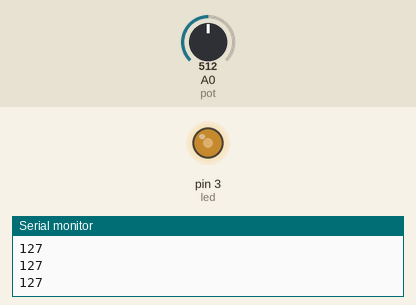
A sketch run on a simulated Arduino Uno, built with avr-gcc and run on an emulated ATmega328P. On the bench: output pins drawn as LEDs (lit = HIGH), the last lines printed to the serial monitor. The inputs (shaded band) are chosen by the test bench; at power-on: A0 (pot) = 512.

Above: at 1.2 s.
1.3 s: A0 (pot) set to 716
At 2.0 s:
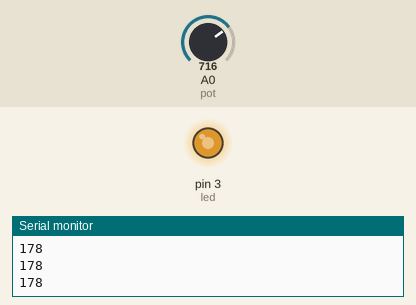
2.8 s: A0 (pot) set to 900
At 3.3 s:
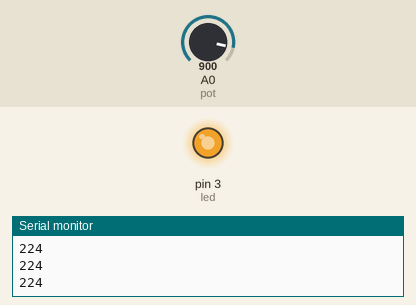
4.3 s: A0 (pot) set to 122
At 5.5 s:
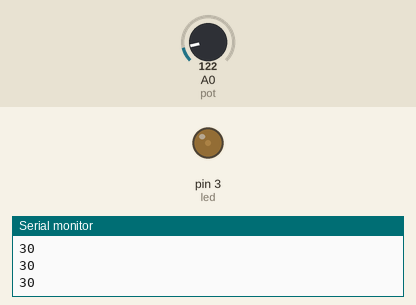
5.8 s: A0 (pot) set to 0
At 6.6 s:
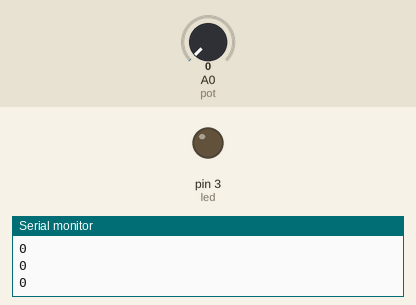
7.3 s: A0 (pot) set to 511
At 7.8 s:
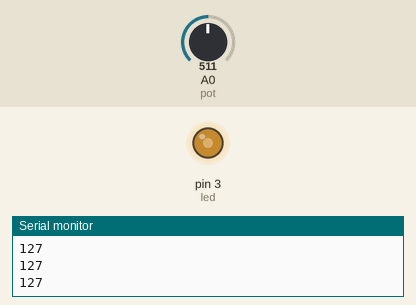
Timing chart, 0 to 9.8 s (numbered marks = the images above; inputs shaded):
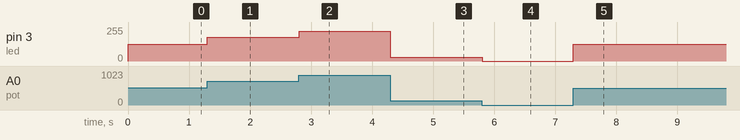

The sketch:

Assignment_2_day_4.ino
```cpp
// C++ code
//
int led = 3;
int pot = A0;
void setup()
{
  pinMode(led, OUTPUT);
  pinMode(pot, INPUT);
  Serial.begin(9600);
}

void loop()
{
  int potval = analogRead(pot);
  analogWrite(led,((long) potval*255)/1023);
  Serial.println(((long) potval*255)/1023);
}
```

Measured:
- after the input at 1.3 s, pin 3 (led): 127/255 → 178/255 at once
- after the input at 2.8 s, pin 3 (led): 178/255 → 224/255 at once
- after the input at 4.3 s, pin 3 (led): 224/255 → 30/255 at once
- after the input at 5.8 s, pin 3 (led): 30/255 → 0/255 at once
- after the input at 7.3 s, pin 3 (led): 0/255 → 127/255 at once
